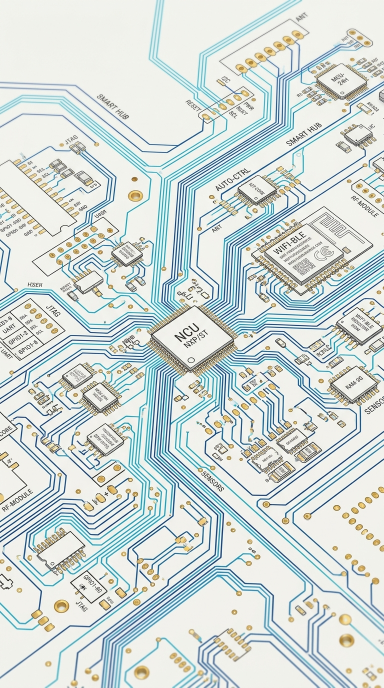
#> input picture assets/images/ai_circuit_bg_light.jpg, 768 x 1376 px, given in place of round_app_logo_1790187033859.jpg, which was not available (shown at 1/2 size)
$ python restore_original_splash.py
#> lines starting #> are read from the running program, lines starting #| are printed output that depends on the picture; after the words box and inside, x2 and y2 are one past the last pixel; in counts of white or black regions, pixels touching at a corner belong together; pictures that were not available may be replaced by others from this repository, and a replacement may not be noted
"""Orijinal devreli/neonlu logoyu ve devre arka planını geri yükler; launcher ikonlarını dağıtır.

Dizin düzeni (WP-BOOT, PF-16/PF-17):
  assets_src/    tam boyutlu ana kopya (pakete GİRMEZ)
  assets/images/ yalnız pakete giren dosyalar (pubspec.yaml'daki AÇIK liste): küçültülmüş logolar + arka plan
Kök dizin bu dosyanın konumundan türetilir: ana ağaçta da geliştirme kopyasında da çalışır.
Girdi dosyaları (brain_*) bu makineye özgü dış yollardır.
"""
from pathlib import Path
import os
from PIL import Image, ImageDraw

ROOT = Path(__file__).resolve().parent.parent
SRC_DIR = ROOT / "assets_src"
IMAGES_DIR = ROOT / "assets" / "images"
RES_DIR = ROOT / "android" / "app" / "src" / "main" / "res"

# Pakete giren logolar (px). En büyük kullanım 130 dp (3,5x ≈ 455 px); 1024x1024 RGBA ≈ 4 MiB çözülür.
# round_app_logo.png ile app_logo.png AYNI baytlar olmamalı (farklı yol = ayrı ImageCache girdisi).
PACKAGED_LOGOS = {"round_app_logo.png": 512, "app_logo.png": 256}

brain_logo = r"C:\Users\fingonancalime\.gemini\antigravity\brain\e81fb177-6dae-4323-9540-fcf1d05c58d6\round_app_logo_1790187033859.jpg"
brain_bg = r"C:\Users\fingonancalime\.gemini\antigravity\brain\e81fb177-6dae-4323-9540-fcf1d05c58d6\ai_circuit_bg_1790187016957.jpg"

dest_master = SRC_DIR / "round_app_logo.png"
dest_bg = IMAGES_DIR / "ai_circuit_bg.jpg"

# 1. Orijinal Devreli ve Neonlu Logoyu Aç
img = Image.open(brain_logo).convert("RGBA")

# Dairesel maske uygula
mask = Image.new("L", img.size, 0)
#> mask: PIL image 768x1376 L; every value is 0
draw = ImageDraw.Draw(mask)
draw.ellipse((0, 0, img.size[0], img.size[1]), fill=255)
img.putalpha(mask)
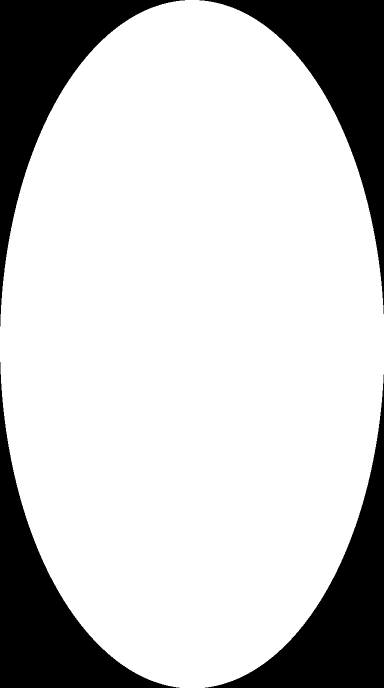
#> mask: PIL image 768x1376 L (shown at 1/2 size); 78.7% white; 4 black regions, box (x1, y1, x2, y2) and area: (0, 0, 370, 653) 56825, (0, 724, 359, 1376) 56455, (399, 0, 768, 628) 56172, (410, 749, 768, 1376) 55803

SRC_DIR.mkdir(parents=True, exist_ok=True)
IMAGES_DIR.mkdir(parents=True, exist_ok=True)
img.save(dest_master, "PNG")
for name, size in PACKAGED_LOGOS.items():
    img.resize((size, size), Image.Resampling.LANCZOS).save(IMAGES_DIR / name, "PNG", optimize=True)
print("Orijinal dairesel devre logoları kaydedildi:", img.size)
#| Orijinal dairesel devre logoları kaydedildi: (768, 1376)

# 2. Orijinal Arka Planı Garantiye Al
bg_img = Image.open(brain_bg)
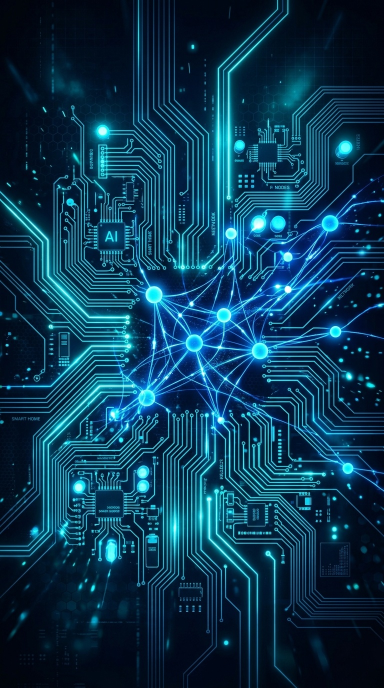
#> input picture assets/images/ai_circuit_bg.jpg, 768 x 1376 px, given in place of ai_circuit_bg_1790187016957.jpg, which was not available (shown at 1/2 size)
#> bg_img is the input picture: PIL image 768x1376 RGB; mean R, G, B 11.7, 56.1, 82.7
bg_img.save(dest_bg, "JPEG", quality=95)
print("Orijinal devre arka planı kaydedildi:", bg_img.size)
#| Orijinal devre arka planı kaydedildi: (768, 1376)

# 3. Android res Klasörlerine Native Splash ve Launcher İkonlarını Dağıt
res_dir = str(RES_DIR)

adaptive_sizes = {
    "mipmap-mdpi": 108,
    "mipmap-hdpi": 162,
    "mipmap-xhdpi": 216,
    "mipmap-xxhdpi": 324,
    "mipmap-xxxhdpi": 432,
}

legacy_sizes = {
    "mipmap-mdpi": 48,
    "mipmap-hdpi": 72,
    "mipmap-xhdpi": 96,
    "mipmap-xxhdpi": 144,
    "mipmap-xxxhdpi": 192,
}

for folder, total_size in adaptive_sizes.items():
    folder_path = os.path.join(res_dir, folder)
    os.makedirs(folder_path, exist_ok=True)

    # Adaptive Foreground (%78 ölçekli, dolu dolu görünen orijinal logo)
    fg_canvas = Image.new("RGBA", (total_size, total_size), (0, 0, 0, 0))
    logo_size = int(total_size * 0.78)
    resized_logo = img.resize((logo_size, logo_size), Image.Resampling.LANCZOS)
    offset = (total_size - logo_size) // 2
    fg_canvas.paste(resized_logo, (offset, offset), mask=resized_logo)
    fg_canvas.save(os.path.join(folder_path, "ic_launcher_foreground.png"), format="PNG")

    # Legacy Launcher Icons
    leg_size = legacy_sizes[folder]
    leg_img = img.resize((leg_size, leg_size), Image.Resampling.LANCZOS)
    leg_img.save(os.path.join(folder_path, "ic_launcher.png"), format="PNG")
    leg_img.save(os.path.join(folder_path, "ic_launcher_round.png"), format="PNG")
#> this loop made 5 passes
#> pass 1, `resized_logo = img.resize((logo_size, logo_size), Image.Resampling.LAN..`:
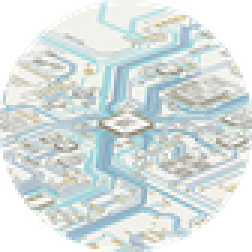
#> resized_logo: PIL image 84x84 RGBA (shown 3 times larger); mean R, G, B, A 171.3, 179.9, 178.3, 200.7; transparent parts drawn white
#> pass 1, `fg_canvas.save(os.path.join(folder_path, "ic_launcher_foreground.png")..`:
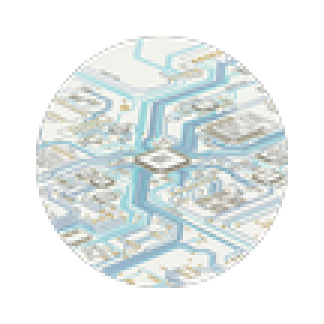
#> saved as ic_launcher_foreground.png: PIL image 108x108 RGBA (shown 3 times larger); mean R, G, B, A 98.1, 103.2, 102.3, 120.4; transparent parts drawn white
#> after the loop:
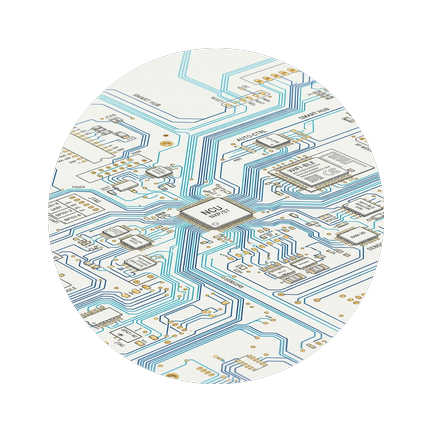
#> fg_canvas: PIL image 432x432 RGBA; mean R, G, B, A 97.9, 102.9, 102, 121.1; transparent parts drawn white
#> after the loop:
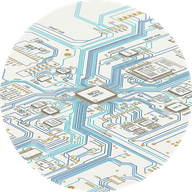
#> leg_img: PIL image 192x192 RGBA; mean R, G, B, A 166.6, 175, 173.6, 200.7; transparent parts drawn white
#> after the loop:
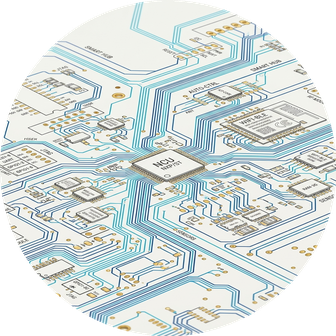
#> resized_logo: PIL image 336x336 RGBA; mean R, G, B, A 164.6, 172.9, 171.5, 200.6; transparent parts drawn white

# 4. Native açılış bitmap'i bu betikle ÜRETİLMEZ: eski drawable/splash_logo.png ve drawable/splash_bg_circuit.png
#    hiçbir XML/Kotlin dosyasında referanssızdı (commit 17596ad) ve kaldırıldı. Açılış bitmap'i için
#    scripts/generate_hd_splash.py kullanılır (drawable-nodpi/splash_screen_full.webp).

print("Android launcher ikonları başarıyla orijinal haline döndürüldü!")
